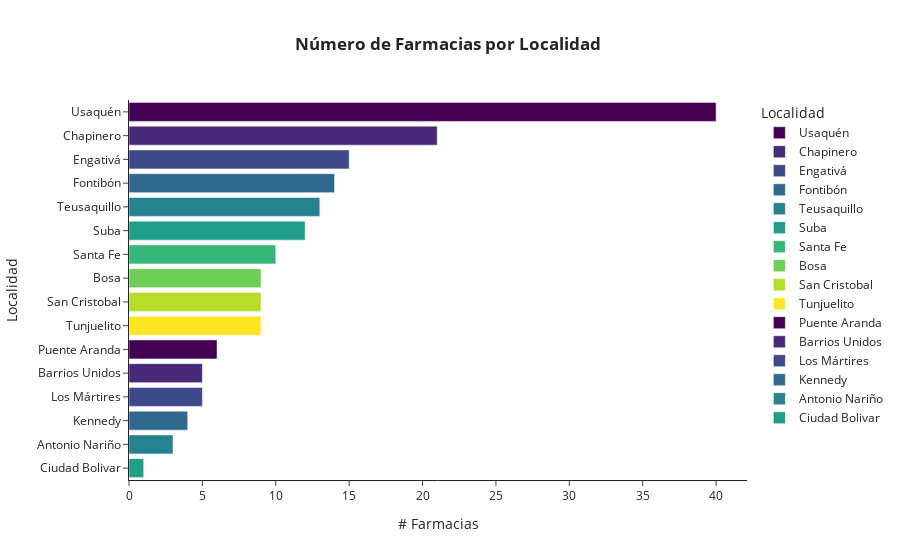

Write notebook code for a chart like this one.
### Code cell
# crear dataset
sitiosporloca_df = sitiosporloca(df).sort_values(by='FRECUENCIA', ascending=False)

# crear gráfica
fig = px.bar(sitiosporloca_df, x = 'FRECUENCIA', y='Localidad', color='Localidad',
             title= '<b>Número de Farmacias por Localidad <b>',
            color_discrete_sequence=px.colors.sequential.Viridis)

# agregar detalles a la gráfica
fig.update_layout(
    xaxis_title = '# Farmacias',
    yaxis_title = 'Localidad',
    template = 'simple_white',
    title_x = 0.5)

fig.show()

### Figure 1 — Plotly figure (JSON) as saved in the notebook; plotly's stock layout.template omitted (floating-point values rounded to 4 significant figures)
{"data": [{"alignmentgroup": "True", "hovertemplate": "Localidad=%{y}<br>FRECUENCIA=%{x}<extra></extra>", "legendgroup": "Usaquén", "marker": {"color": "#440154", "pattern": {"shape": ""}}, "name": "Usaquén", "offsetgroup": "Usaquén", "orientation": "h", "showlegend": true, "textposition": "auto", "type": "bar", "x": [40], "xaxis": "x", "y": ["Usaquén"], "yaxis": "y"}, {"alignmentgroup": "True", "hovertemplate": "Localidad=%{y}<br>FRECUENCIA=%{x}<extra></extra>", "legendgroup": "Chapinero", "marker": {"color": "#482878", "pattern": {"shape": ""}}, "name": "Chapinero", "offsetgroup": "Chapinero", "orientation": "h", "showlegend": true, "textposition": "auto", "type": "bar", "x": [21], "xaxis": "x", "y": ["Chapinero"], "yaxis": "y"}, {"alignmentgroup": "True", "hovertemplate": "Localidad=%{y}<br>FRECUENCIA=%{x}<extra></extra>", "legendgroup": "Engativá", "marker": {"color": "#3e4989", "pattern": {"shape": ""}}, "name": "Engativá", "offsetgroup": "Engativá", "orientation": "h", "showlegend": true, "textposition": "auto", "type": "bar", "x": [15], "xaxis": "x", "y": ["Engativá"], "yaxis": "y"}, {"alignmentgroup": "True", "hovertemplate": "Localidad=%{y}<br>FRECUENCIA=%{x}<extra></extra>", "legendgroup": "Fontibón", "marker": {"color": "#31688e", "pattern": {"shape": ""}}, "name": "Fontibón", "offsetgroup": "Fontibón", "orientation": "h", "showlegend": true, "textposition": "auto", "type": "bar", "x": [14], "xaxis": "x", "y": ["Fontibón"], "yaxis": "y"}, {"alignmentgroup": "True", "hovertemplate": "Localidad=%{y}<br>FRECUENCIA=%{x}<extra></extra>", "legendgroup": "Teusaquillo", "marker": {"color": "#26828e", "pattern": {"shape": ""}}, "name": "Teusaquillo", "offsetgroup": "Teusaquillo", "orientation": "h", "showlegend": true, "textposition": "auto", "type": "bar", "x": [13], "xaxis": "x", "y": ["Teusaquillo"], "yaxis": "y"}, {"alignmentgroup": "True", "hovertemplate": "Localidad=%{y}<br>FRECUENCIA=%{x}<extra></extra>", "legendgroup": "Suba", "marker": {"color": "#1f9e89", "pattern": {"shape": ""}}, "name": "Suba", "offsetgroup": "Suba", "orientation": "h", "showlegend": true, "textposition": "auto", "type": "bar", "x": [12], "xaxis": "x", "y": ["Suba"], "yaxis": "y"}, {"alignmentgroup": "True", "hovertemplate": "Localidad=%{y}<br>FRECUENCIA=%{x}<extra></extra>", "legendgroup": "Santa Fe", "marker": {"color": "#35b779", "pattern": {"shape": ""}}, "name": "Santa Fe", "offsetgroup": "Santa Fe", "orientation": "h", "showlegend": true, "textposition": "auto", "type": "bar", "x": [10], "xaxis": "x", "y": ["Santa Fe"], "yaxis": "y"}, {"alignmentgroup": "True", "hovertemplate": "Localidad=%{y}<br>FRECUENCIA=%{x}<extra></extra>", "legendgroup": "Bosa", "marker": {"color": "#6ece58", "pattern": {"shape": ""}}, "name": "Bosa", "offsetgroup": "Bosa", "orientation": "h", "showlegend": true, "textposition": "auto", "type": "bar", "x": [9], "xaxis": "x", "y": ["Bosa"], "yaxis": "y"}, {"alignmentgroup": "True", "hovertemplate": "Localidad=%{y}<br>FRECUENCIA=%{x}<extra></extra>", "legendgroup": "San Cristobal", "marker": {"color": "#b5de2b", "pattern": {"shape": ""}}, "name": "San Cristobal", "offsetgroup": "San Cristobal", "orientation": "h", "showlegend": true, "textposition": "auto", "type": "bar", "x": [9], "xaxis": "x", "y": ["San Cristobal"], "yaxis": "y"}, {"alignmentgroup": "True", "hovertemplate": "Localidad=%{y}<br>FRECUENCIA=%{x}<extra></extra>", "legendgroup": "Tunjuelito", "marker": {"color": "#fde725", "pattern": {"shape": ""}}, "name": "Tunjuelito", "offsetgroup": "Tunjuelito", "orientation": "h", "showlegend": true, "textposition": "auto", "type": "bar", "x": [9], "xaxis": "x", "y": ["Tunjuelito"], "yaxis": "y"}, {"alignmentgroup": "True", "hovertemplate": "Localidad=%{y}<br>FRECUENCIA=%{x}<extra></extra>", "legendgroup": "Puente Aranda", "marker": {"color": "#440154", "pattern": {"shape": ""}}, "name": "Puente Aranda", "offsetgroup": "Puente Aranda", "orientation": "h", "showlegend": true, "textposition": "auto", "type": "bar", "x": [6], "xaxis": "x", "y": ["Puente Aranda"], "yaxis": "y"}, {"alignmentgroup": "True", "hovertemplate": "Localidad=%{y}<br>FRECUENCIA=%{x}<extra></extra>", "legendgroup": "Barrios Unidos", "marker": {"color": "#482878", "pattern": {"shape": ""}}, "name": "Barrios Unidos", "offsetgroup": "Barrios Unidos", "orientation": "h", "showlegend": true, "textposition": "auto", "type": "bar", "x": [5], "xaxis": "x", "y": ["Barrios Unidos"], "yaxis": "y"}, {"alignmentgroup": "True", "hovertemplate": "Localidad=%{y}<br>FRECUENCIA=%{x}<extra></extra>", "legendgroup": "Los Mártires", "marker": {"color": "#3e4989", "pattern": {"shape": ""}}, "name": "Los Mártires", "offsetgroup": "Los Mártires", "orientation": "h", "showlegend": true, "textposition": "auto", "type": "bar", "x": [5], "xaxis": "x", "y": ["Los Mártires"], "yaxis": "y"}, {"alignmentgroup": "True", "hovertemplate": "Localidad=%{y}<br>FRECUENCIA=%{x}<extra></extra>", "legendgroup": "Kennedy", "marker": {"color": "#31688e", "pattern": {"shape": ""}}, "name": "Kennedy", "offsetgroup": "Kennedy", "orientation": "h", "showlegend": true, "textposition": "auto", "type": "bar", "x": [4], "xaxis": "x", "y": ["Kennedy"], "yaxis": "y"}, {"alignmentgroup": "True", "hovertemplate": "Localidad=%{y}<br>FRECUENCIA=%{x}<extra></extra>", "legendgroup": "Antonio Nariño", "marker": {"color": "#26828e", "pattern": {"shape": ""}}, "name": "Antonio Nariño", "offsetgroup": "Antonio Nariño", "orientation": "h", "showlegend": true, "textposition": "auto", "type": "bar", "x": [3], "xaxis": "x", "y": ["Antonio Nariño"], "yaxis": "y"}, {"alignmentgroup": "True", "hovertemplate": "Localidad=%{y}<br>FRECUENCIA=%{x}<extra></extra>", "legendgroup": "Ciudad Bolivar", "marker": {"color": "#1f9e89", "pattern": {"shape": ""}}, "name": "Ciudad Bolivar", "offsetgroup": "Ciudad Bolivar", "orientation": "h", "showlegend": true, "textposition": "auto", "type": "bar", "x": [1], "xaxis": "x", "y": ["Ciudad Bolivar"], "yaxis": "y"}], "layout": {"barmode": "relative", "legend": {"title": {"text": "Localidad"}, "tracegroupgap": 0}, "title": {"text": "<b>Número de Farmacias por Localidad <b>", "x": 0.5}, "xaxis": {"anchor": "y", "domain": [0, 1], "title": {"text": "# Farmacias"}}, "yaxis": {"anchor": "x", "categoryarray": ["Ciudad Bolivar", "Antonio Nariño", "Kennedy", "Los Mártires", "Barrios Unidos", "Puente Aranda", "Tunjuelito", "San Cristobal", "Bosa", "Santa Fe", "Suba", "Teusaquillo", "Fontibón", "Engativá", "Chapinero", "Usaquén"], "categoryorder": "array", "domain": [0, 1], "title": {"text": "Localidad"}}}}
